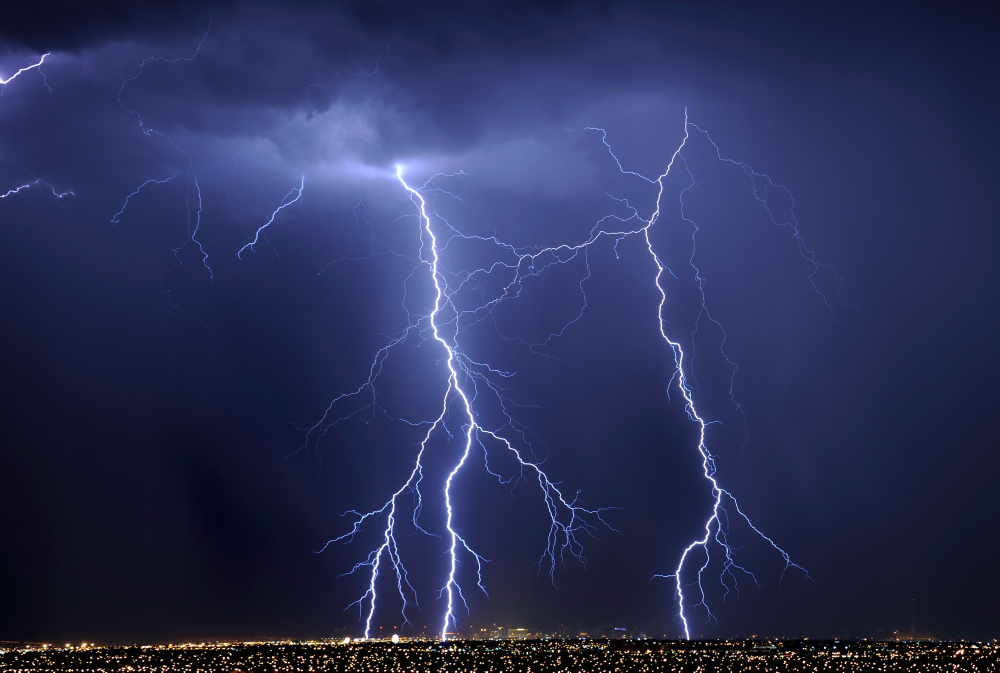
#> input picture thunder.jpg, 3000 x 2017 px, found by its file name (shown at 1/3 size)
$ python blend.py
#> lines starting #> are read from the running program, lines starting #| are printed output that depends on the picture
import cv2
import numpy as np

img1 = cv2.imread("E:\\blend\\thunder.jpg")
#> img1 is the input picture: shape (2017, 3000, 3); mean B, G, R 86.5, 48.1, 43.2
img1 = cv2.resize(img1,(500,600))
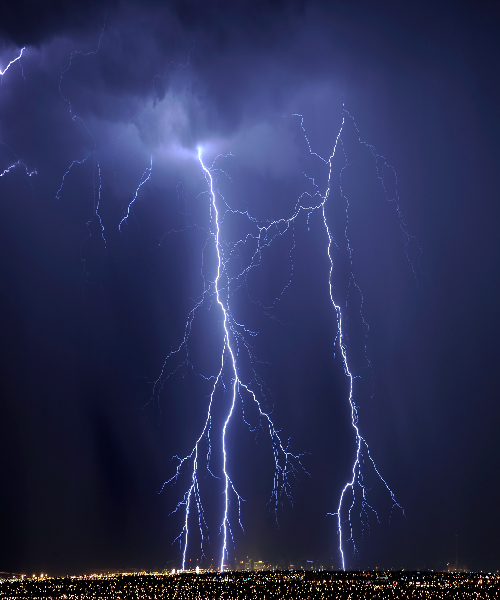
#> img1: shape (600, 500, 3); mean B, G, R 86.4, 48, 43.1

img2 = cv2.imread("E:\\blend\\ocean.jpg")
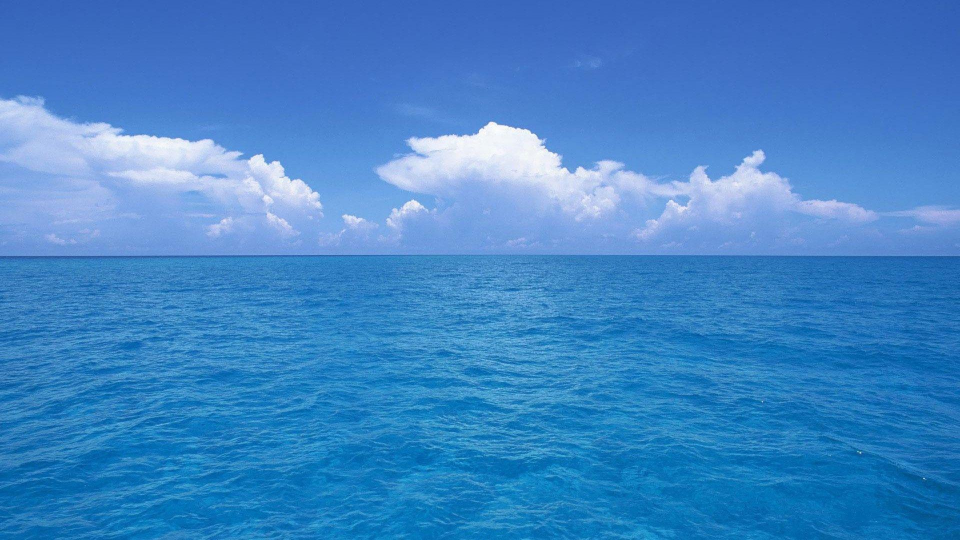
#> input picture ocean.jpg, 1920 x 1080 px, found by its file name (shown at 1/2 size)
#> img2 is the input picture: shape (1080, 1920, 3); mean B, G, R 199.6, 133.2, 64.9
img2 = cv2.resize(img2,(500,600))
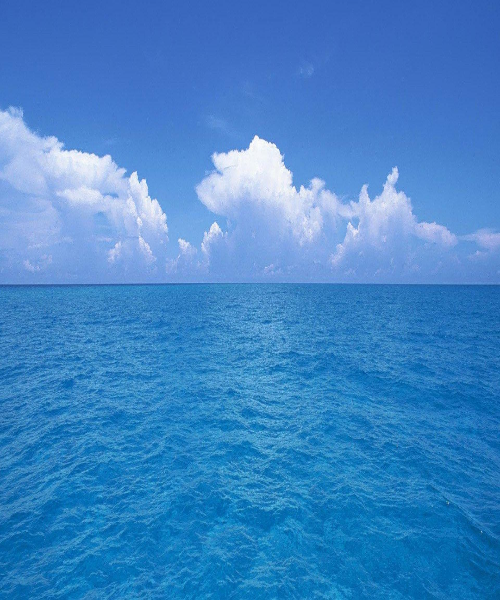
#> img2: shape (600, 500, 3); mean B, G, R 199.5, 133.1, 64.8

result = cv2.addWeighted(img1,0.4,img2,0.3,0)
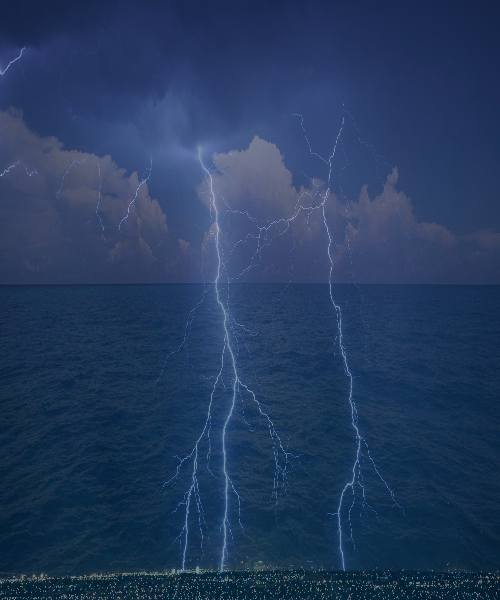
#> result: shape (600, 500, 3); mean B, G, R 94.4, 59.2, 36.7
cv2.imshow("animated clouds",result)

cv2.waitKey(0)
cv2.destroyAllWindows()
